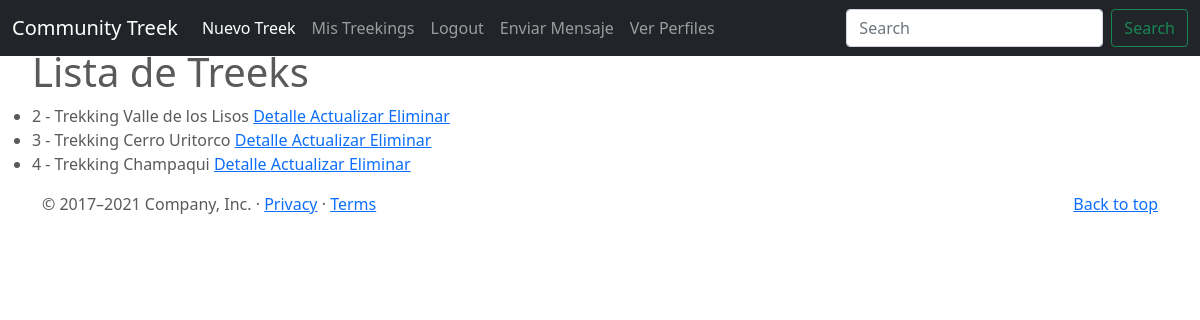
/post/list (signed in), run on the app's committed database.
### CommunityTrekk/models.py (models this page shows)
class Post(models.Model):
    principal_title= models.CharField(max_length=100)
    principal_subtitle= models.CharField(max_length=500)
    heading= models.CharField(max_length=50)
    description= models.CharField(max_length=250)
    created_the= models.DateTimeField(auto_now_add= True)
    publisher= models.ForeignKey(to= User, on_delete= models.CASCADE, related_name="publisher")
    imagen = models.ImageField(upload_to= "posts", null= True, blank= True)
    imagen2 = models.ImageField(upload_to= "posts", null= True, blank= True)
    imagen3 = models.ImageField(upload_to= "posts", null= True, blank= True)
    trekk_value= models.CharField(max_length=10, default= "$0")
    trekk_duration= models.CharField(max_length=20, default= "1 día")
    def __str__(self):
        return f"{self.id} - {self.heading}"

### CommunityTrekk/views.py (the view)
# urls.py: path('post/list', PostList.as_view(), name="post-list"),
class PostList(ListView):
    model= Post

### CommunityTrekk/templates/CommunityTrekk/post_list.html (shortened to what this page needs)
{% extends "CommunityTrekk/base.html" %}
{% block main %}
<ul>
    <h1> Lista de Treeks </h1>
    {% for post in object_list %}
    <li>
        {{post}}
        <a href="{% url 'post-detail' post.id %}"> Detalle </a>
        {% if user.is_authenticated and post.publisher == user %}
            <a href="{% url 'post-update' post.id %}"> Actualizar </a>
            <a href="{% url 'post-delete' post.id %}"> Eliminar </a>
        {% endif %}
    </li>
    {% endfor%}
    </ul>
{% endblock %}

### CommunityTrekk/static/CommunityTrekk/css/carousel.css (style rules this page uses)
body { padding-top: 3rem; padding-bottom: 3rem; color: #5a5a5a; }

### data on the page
Post: id+heading "2 - Trekking Valle de los Lisos", shows "Actualizar"
Post: id+heading "3 - Trekking Cerro Uritorco", shows "Actualizar"
Post: id+heading "4 - Trekking Champaqui", shows "Actualizar"
